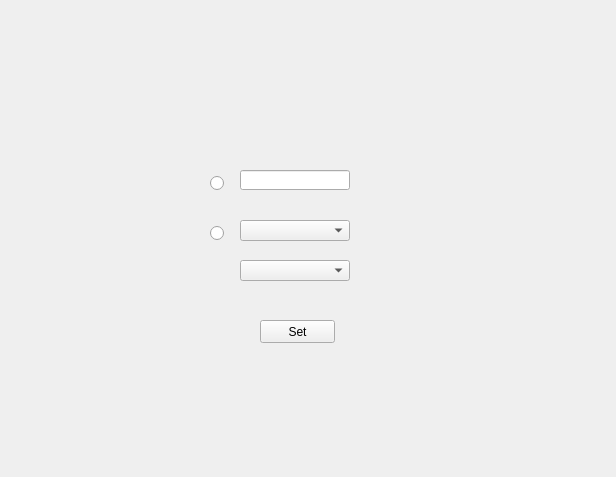
<?xml version="1.0" encoding="UTF-8"?>
<ui version="4.0">
 <class>Form</class>
 <widget class="QWidget" name="Form">
  <property name="geometry">
   <rect>
    <x>0</x>
    <y>0</y>
    <width>616</width>
    <height>477</height>
   </rect>
  </property>
  <property name="windowTitle">
   <string>Form</string>
  </property>
  <widget class="QPushButton" name="Submitdetails">
   <property name="geometry">
    <rect>
     <x>260</x>
     <y>320</y>
     <width>75</width>
     <height>23</height>
    </rect>
   </property>
   <property name="text">
    <string>Set</string>
   </property>
  </widget>
  <widget class="QLabel" name="Logo_2">
   <property name="geometry">
    <rect>
     <x>240</x>
     <y>30</y>
     <width>100</width>
     <height>110</height>
    </rect>
   </property>
   <property name="text">
    <string/>
   </property>
  </widget>
  <widget class="QLineEdit" name="Enroll">
   <property name="geometry">
    <rect>
     <x>240</x>
     <y>170</y>
     <width>110</width>
     <height>20</height>
    </rect>
   </property>
  </widget>
  <widget class="QComboBox" name="StudentName">
   <property name="geometry">
    <rect>
     <x>240</x>
     <y>220</y>
     <width>110</width>
     <height>21</height>
    </rect>
   </property>
  </widget>
  <widget class="QComboBox" name="StudentName_2">
   <property name="geometry">
    <rect>
     <x>240</x>
     <y>260</y>
     <width>110</width>
     <height>21</height>
    </rect>
   </property>
  </widget>
  <widget class="QRadioButton" name="ForEnroll">
   <property name="geometry">
    <rect>
     <x>210</x>
     <y>175</y>
     <width>16</width>
     <height>16</height>
    </rect>
   </property>
   <property name="text">
    <string/>
   </property>
  </widget>
  <widget class="QRadioButton" name="ForEnroll_2">
   <property name="geometry">
    <rect>
     <x>210</x>
     <y>225</y>
     <width>16</width>
     <height>16</height>
    </rect>
   </property>
   <property name="text">
    <string/>
   </property>
  </widget>
 </widget>
 <resources/>
 <connections/>
</ui>
